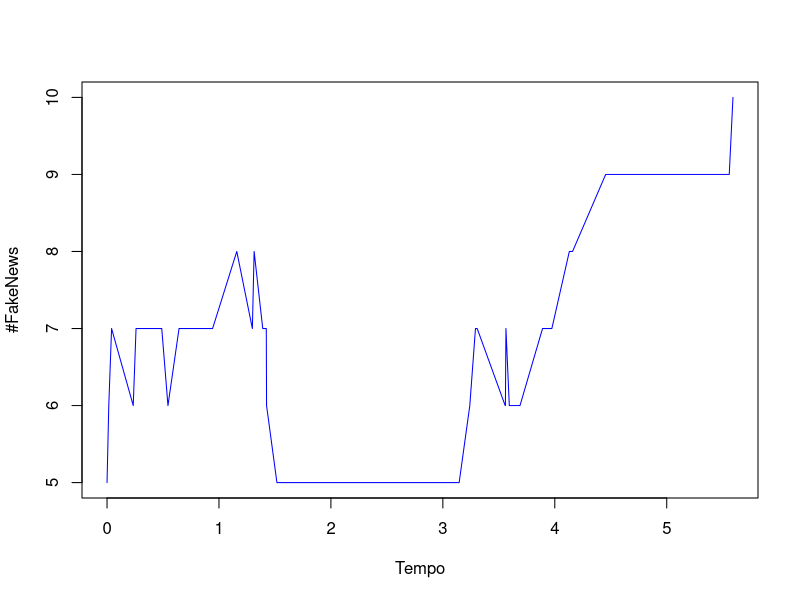
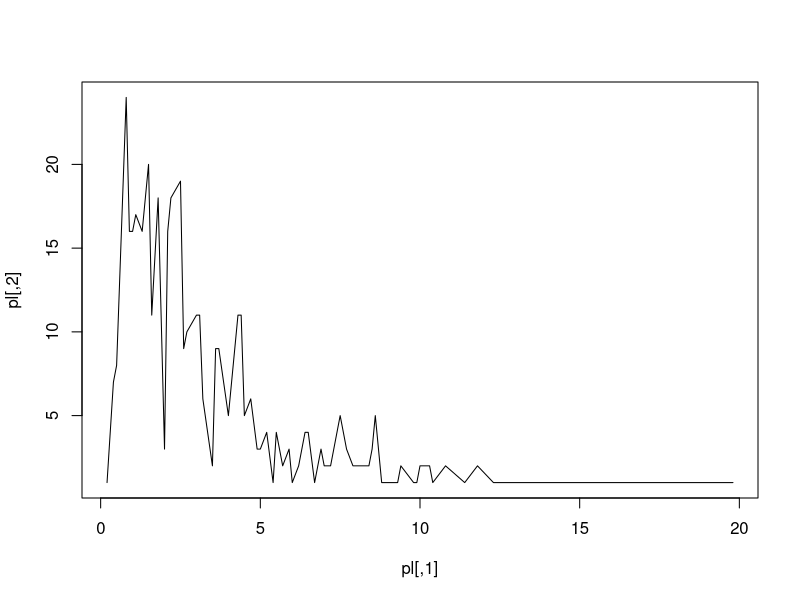

Reproduce these figures in R, in order.

#set.seed(1)
#calcula o proximo evento
#calcula o proximo evento
calculaProxEvento <- function(tl, colname, n, k, tt) {
  
	#inicializo uma matriz para inserir os eventos que vão ser gerados para poder pegar o proximo evento, sendo que esse evento é o com menor tempo (por falta de memoria podemos fazer assim)
	prox <- matrix(rep(0,), ncol = length(colname), nrow = n*2)
	colnames(prox) <- colname
	
	#Faço um for para calcular o próximo evento de cada usuário
	#Cada usuario propaga uma FakeNews e uma GoodNews. Se a timeline dele for soh FakeNews(ou soh goodNews) ele propaga a FakeNews(ou a GoodNews) com probabilidade 1.
	
	for(i in 1:n){
	
		#calcula prox FakeNews propagado do usuario i
		vizinho <- sample(1:(n-1), 1) #numero aleatorio entre 1 e K-1, daqui fazemos a conta para saber qual o vizinho que vai receber o post. A distribuição é uniforme.
		if(vizinho == i) {vizinho <- n} #A probabilidade é 1/N-1, porque ele nao tem auto referencia, entao se cair nele, vai ser o N-esimo elemento. #Um pouco de gambiarra, mas funciona
		#popula meus dados
		prox[i,1] <- i #TlSource
		prox[i,2] <- vizinho #TlDestination
		
		if(rowSums(tl)[i] == k){#todos os posts do propagador sao FakeNews, entao ele propaga FN
		  prox[i,3] <- 1
		} else if(rowSums(tl)[i] == 0){#todos os posts do propagador sao GoodNews, entao ele propaga GN
		  prox[i,3] <- 0
		} else {
		  prox[i,3] <- 1 #Type # 0 = GN, 1 = FN #aqui ta prob 1/2, tem que alterar depois, esta assim por questão de testes
		}
		##prox[i,3] <- if(sample(0:4,1) > 3) {0} else {1} #Aqui, por questão de testes tmb, coloquei uma prob de 3/5 para receber GoodNews e 2/5 para FakeNews.
		#prox[i,4] <- 0 #Total_FakeNews, vai ser calculado depois, coloco 0 para não ficar vazio
		prox[i,6] <- rexp(1) #Time #tempo exponencial usando função do próprio R.
		prox[i,5] <- prox[i,6] + tt
		#calcula prox GoodNews propagado do usuario i
		vizinho <- sample(1:(n-1), 1) #numero aleatorio entre 1 e K-1, daqui fazemos a conta para saber qual o vizinho que vai receber o post. A distribuição é uniforme.
		if(vizinho == i) {vizinho <- n} #A probabilidade é 1/N-1, porque ele nao tem auto referencia, entao se cair nele, vai ser o N-esimo elemento. #Um pouco de gambiarra, mas funciona
		#popula meus dados
		prox[n+i,1] <- i #TlSource
		prox[n+i,2] <- vizinho #TlDestination
		
		if(rowSums(tl)[i] == k){#todos os posts do propagador sao FakeNews, entao ele propaga FN
		  prox[n+i,3] <- 1
		} else if(rowSums(tl)[i] == 0){#todos os posts do propagador sao GoodNews, entao ele propaga GN
		  prox[n+i,3] <- 0
		} else {
		  prox[n+i,3] <- 0 #Type # 0 = GN, 1 = FN #aqui ta prob 1/2, tem que alterar depois, esta assim por questão de testes
		}
		##prox[i,3] <- if(sample(0:4,1) > 3) {0} else {1} #Aqui, por questão de testes tmb, coloquei uma prob de 3/5 para receber GoodNews e 2/5 para FakeNews.
		#prox[i,4] <- 0 #Total_FakeNews, vai ser calculado depois, coloco 0 para não ficar vazio
		
		prox[n+i,6] <- rexp(1) #Time #tempo exponencial usando função do próprio R.
		prox[n+i,5] <- prox[n+i,6] + tt
	
	}
	
	#orderna evento pela coluna "Time" em ordem crescente e adiciona esse evento no proximo evento.
	#Esse é o primeiro evento que vai acontecer pois é o com menor tempo.
	prox[order(prox[,ncol(prox)]),][1,]
	#return(prox)
}


#################################
roda_sim <- function() {

	#Cria timeLine com os valores "F" = 1,"G" = 0, podemos modificar do jeito que quisermos
	#GoodNews = 0
	#FakeNews = 1

	#set.seed(10)
	maxLoop <- 1000
	#qual valor vai ser inicializado no top das timeLines
	top <- 1 #Vai começar com FakeNews no top da timeline
	#qual valor vai ser inicializado no botton das timeLines
	botton <- 0 #Vai começar com GoodNews no booton da timeline
	#Numero posts na timeline
	K <- 2 #Minha timeline tem 2 posts só
	#Numero de usuarios
	N <- 5 #5 usuários
	#lambidas
	lambda0 <- 0 
	lambda1 <- 0 

	#nome das colunas do evento, uso para calcular tambem o tamanho da matriz. Esse objeto é apenas um vetor com os nomes das colunas para poder reaproveitar na hora de criar as matrizes
	#evento vai ter: [TlSource, TlDestination, Type, TotalFN, Time] #Tempo precisa ser sempre o ultimo elemento da lista para nao dar problema na function calculaProxEvento
	#TlSource = Quem está enviando o post
	#TlSource = Quem está recebendo o post
	#Type = Se é FakeNews(1) ou GoodNews(0)
	#TotalFN = Total de fakeNews no instante Time
	#Time = tempo que chegou o próximo post na timeline, aqui o tempo não é o total, é relativo, ou seja, é o espaço de tempo entre o ultimo post e a hora desse post
	colname <- c("TlSource", "TlDestination", "Type", "TotalFN", "TotalTime", "RelativeTime")

	#Timeline é criada da seguinte forma: [top, 0, 0, ..., 0, 0, booton] para cada linha, ou seja, se top = 1 e botton = 1, teremos todas as linhas como [1,0,...,0,1], timeline começa com fakenews e termina com fakenews
	timeLine <- matrix(rep(c(top, rep(0,K-2), botton),N), nrow = N, byrow = T)
	colnames(timeLine) <- c("Top", rep("middle", K-2), "Botton")

	#crio minha matriz de eventos
	eventos <- matrix(rep(0,length(colname)), ncol = length(colname))
	eventos[4] <- Reduce(`+`, (colSums(timeLine)))
	colnames(eventos) <- colname

	#cria matriz para receber o proximo evento
	prox_evento <- matrix(rep(0, length(colname)), nrow = 1, ncol = length(colname))
	colnames(prox_evento) <- colname

	#Reduce(`+`, (colSums(timeLine) # Essa conta serve para calcular quantas FakeNews tem, no total, nas timelines
	l<-0
	
	total_time <- 0
	#Meu loop roda 1000 vezes se minha timeLine não estiver totalmente com GoodNews ou totalmente com FakeNews, caso tenham todas as timeLines com FakeNews ou GoodNews, ele para
	while( (l <= maxLoop) & (Reduce(`+`, (colSums(timeLine))) != 0) &  (Reduce(`+`, (colSums(timeLine))) != K*N) ){
		#uso a function para calcular o proximo evento
		prox_evento <- calculaProxEvento(timeLine, colname, N, K, total_time)

		#faço a rotação da timeLine, ou seja, o top recebe o próximo post que pode ser FN ou GN e os outros posts da timeline "descem".
		for(i in K:2){
			timeLine[prox_evento[2], i] <- timeLine[prox_evento[2], i-1] #top vai pra botton
		}
		timeLine[prox_evento[2], 1] <- prox_evento[3] #evento entra no top da timeline
		
		######################################################################
		## RDN Case, mas validar probabilidade se eh linearmente distribuido ##
		######################################################################
		#para RDN podemos escolher aleatoriamente onde a mensagem vai entrar, entao basicamente vamos soh substituir um post aleatoriamente
		#timeLine[prox_evento[2], sample(1:K,1)] <- prox_evento[3] #top vai pra botton
		
		#calcula quantas FakeNews tem no total e adiciono na coluna correta
		prox_evento[4] <- Reduce(`+`, (colSums(timeLine)))
		#adiciona tempo total ate o momento
		#prox_evento[5] <- colSums(eventos)[6]+prox_evento[6]
		total_time <- prox_evento[5]
		
		#rbind serve para adicionar uma row na matriz, ou seja, estou adicionando o prox_evento na minha matriz de eventos
		eventos <- rbind(eventos, prox_evento)
		
		l <- l+1

	}
	
	return(eventos)
	#minha timeLine após o loop
	#timeLine
	#quantos eventos foram gerados
	#nrow(eventos)
	#plota a quantodade de FakeNews por evento
	#plot(eventos[,4], )
}

#inicializa um vetor vazio para inserir todos os tempos de simulação, para tirarmos a média
sim_time <- c()
#inicializa um vetor vazio para inserir todos os estados finais da simulação, para saber qual porcentagem de FakeNews e GoodNews do total das simulações
sim_TL <- c()

#numSim é o número de simulações que iremos realizar
numSim <- 1000
#realiza as simulações e insere na lista sim_events
sim_events <- replicate(numSim,roda_sim())

#insere os dados de tempo de cada simulação
for(i in 1:numSim) {
	sim_time <- c(sim_time,(sim_events[[i]][nrow(sim_events[[i]]),5]))
}
#insere o estado final da time line (10 é tudo fakeNews e 0 é tudo goodNews)
for(i in 1:numSim) {
	sim_TL <- c(sim_TL,(sim_events[[i]][nrow(sim_events[[i]]),4]))
}
#média de tempo
mean(sim_time)

#Porcentagem de vezes que teve FakeNews
sumFN <- sum(sim_TL == 10)
sumGN <- sum(sim_TL == 0)
sumFN/length(sim_TL)

#plot do primeiro evento (tempo X #FakeNews)

plot(sim_events[[1]][,5], sim_events[[1]][,4], type="l", xlab = "Tempo", ylab = "#FakeNews", col="blue")

#sim_events[[1]][1,]
#site para ajudar a configurar o plot do grafico
#https://www.datamentor.io/r-programming/plot-function/
#plot(sim_events[,5], sim_events[,4], type="l", xlab = "Tempo", ylab = "#FakeNews", col="blue")


FakeNewsTime <- matrix(c(sim_events[[1]][nrow(sim_events[[1]]),4], sim_events[[1]][nrow(sim_events[[1]]),5]), ncol = 2)

for(i in 2:numSim) {
	FakeNewsTime <- rbind(FakeNewsTime, matrix(c(sim_events[[i]][nrow(sim_events[[i]]),4], sim_events[[i]][nrow(sim_events[[i]]),5]), ncol = 2))
}
FakeNewsTime <- round(FakeNewsTime, 1)

teste <- FakeNewsTime[FakeNewsTime[,1]==10,]

pl <- seq(0,6,0.1)

pl <- cbind(seq(0,20,0.1),0)

for(i in 1:nrow(pl)) {
	pl[i,2] <- sum(teste[,2]==(pl[i,1]))
}

pl <- pl[pl[,2]>0,]

plot(pl, type="l")